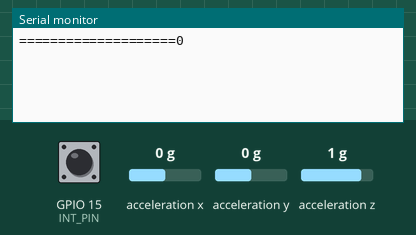
The sketch below on a simulated ESP32. On the bench: the last lines printed to the serial monitor. The test bench sets the inputs (shaded band); at power-on: GPIO 15 (INT_PIN) HIGH, acceleration x 0 g, acceleration y 0 g, acceleration z 1 g.

Above: at 1.2 s.
1.3 s: GPIO 15 (INT_PIN) pulled LOW for 0.15 s
At 2.2 s:
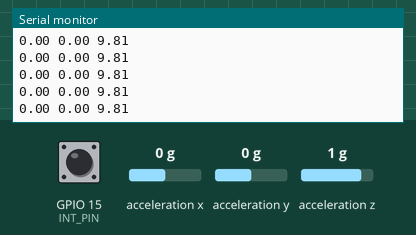
3.2 s: acceleration x set to -1.4 g
At 4.2 s:
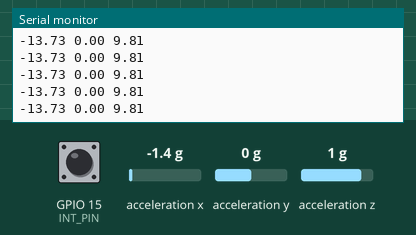
4.7 s: acceleration y set to -1.4 g
At 6.05 s:
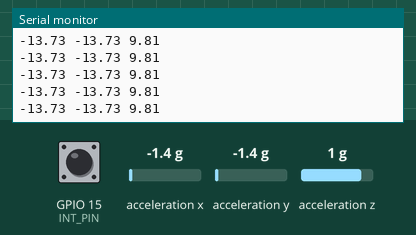
6.2 s: GPIO 15 (INT_PIN) pulled LOW for 1 s
At 7.6 s:
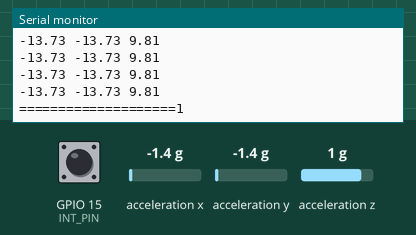

Measured:
- after the input at 1.3 s, the serial monitor: prints a new line at once (image 1)
- after the input at 3.2 s, the serial monitor: prints a new line at once (image 2)
- after the input at 4.7 s, the serial monitor: prints a new line at once (image 3)
- after the input at 6.2 s, the serial monitor: prints a new line at once (image 4)

The sketch:

arduino_ML_print_acceration.ino
```cpp
//ver2  可以用來 只print出加速度值   若改成c的 可以手動創造data.txt
// 2024.10.27 這個程式用來收集訓練資料，收集是用print的,
#include <Wire.h>
#include <Adafruit_Sensor.h>    // Adafruit  sensor library
#include <Adafruit_ADXL345_U.h>  // ADXL345 library
Adafruit_ADXL345_Unified accel = Adafruit_ADXL345_Unified();   // ADXL345 Object
//=========================== i2c adxl345 read

const byte INT_PIN = 15;
volatile int flag = 0;
volatile int pushed = 0;
volatile int more_than_once = 0;
volatile int a = 0;     //time a
volatile int b = 0;     //time b
//time a and b for button debounce用
//====
#define max_data_len  400
#define new_length  50

volatile int count = 0;
//==
volatile int pushed_times = 0;
volatile int k=0;
void irq(){
  pushed = 1;
  if(pushed == 1 && more_than_once == 0){   //真正的按 開始或結束
      flag = !flag;
      a = millis();
      more_than_once =1;
      pushed_times++;
      k=0;
  }
}


void setup() {
  // put your setup code here, to run once:
  Serial.begin(115200);
  pinMode ( INT_PIN , INPUT_PULLUP );
  attachInterrupt ( digitalPinToInterrupt ( INT_PIN ), irq , FALLING );

  if(!accel.begin())   // if ASXL345 sensor not found
  {
    Serial.println("ADXL345 not detected");
    while(1);
  }
}

void loop() {
  b = millis();
  if (b - a >= 350){
    pushed = 0;
    more_than_once = 0;
  }
  if(flag == 0)
    count=0;
  if(flag == 1 ){    //此部分都為reading
    if(count < max_data_len ){
      sensors_event_t event;
      accel.getEvent(&event);

      Serial.print(event.acceleration.x);
      Serial.print(" ");
      Serial.print(event.acceleration.y);
      Serial.print(" ");
      Serial.print(event.acceleration.z);//m/s^2
      Serial.print("\n");
      delay(10);//最快一秒抓100次
      count++;
    }
  }
  if(pushed_times%2 == 0){
    if (k == 0){  //只是為了只顯示一次 (此為k的存在目的)
      Serial.print("====================");
      Serial.println(pushed_times/2);
      k=1;
    }
  }
}
```
